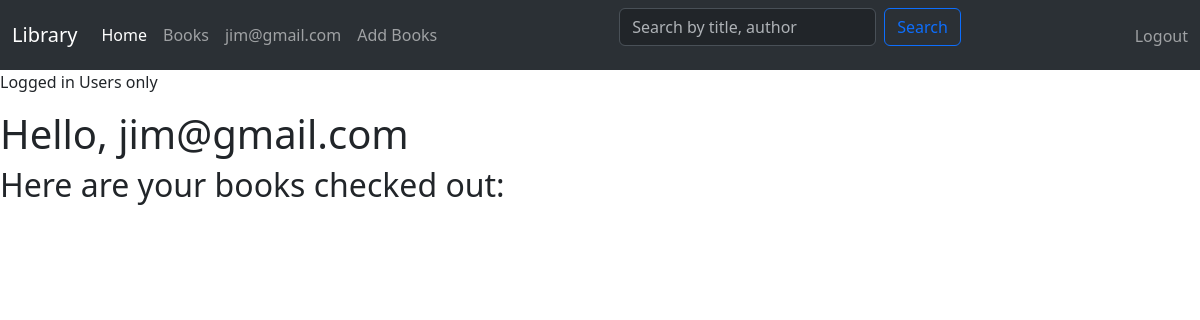
Before: /my_view/ (signed in) with the older database file.
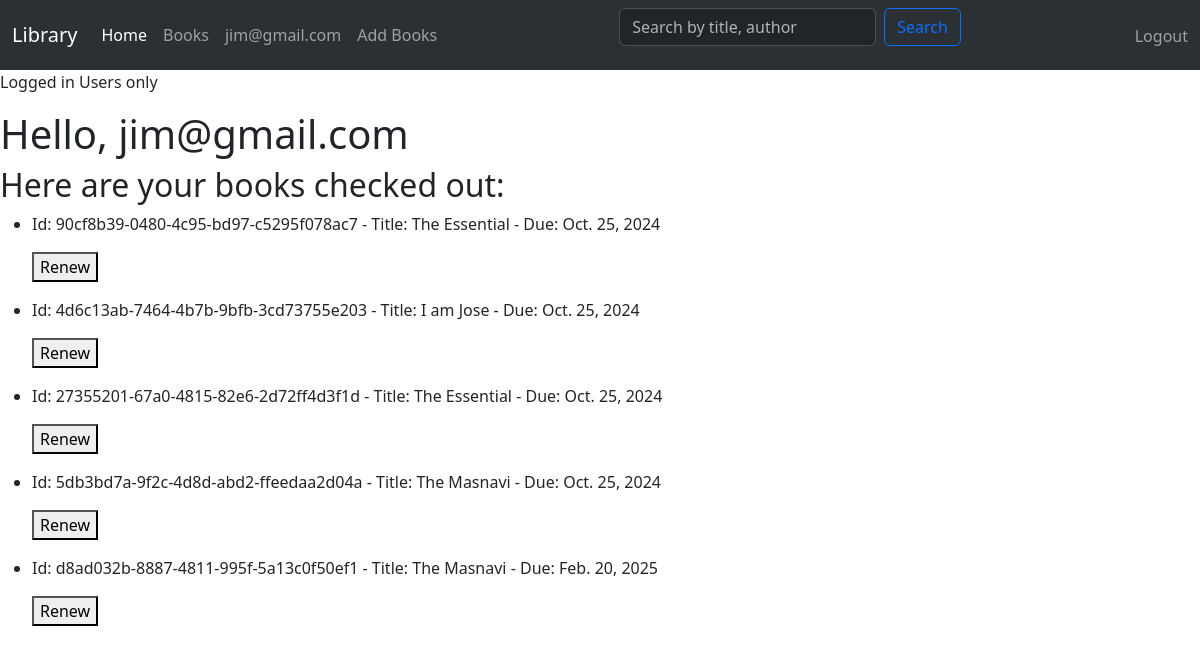
After: the same page with the newer database file.
### catalog/models.py (models this page shows, shortened)
class BookInstance(models.Model):
    id = models.UUIDField(primary_key=True,default=uuid.uuid4)
    book = models.ForeignKey('Book',on_delete=models.RESTRICT,null=True)
    imprint = models.CharField(max_length=200)
    due_back = models.DateField(null=True,blank=True)
    borrower = models.ForeignKey(User,on_delete=models.SET_NULL,null=True)
    LOAN_STATUS = (
        ('m','Maintenance'),
        ('o','On Loan'),
        ('a','Available'),
        ('r','Reserved')
    )
    status = models.CharField(max_length=1,choices=LOAN_STATUS,blank=True,default='m')
    class Meta:
        ordering = ['due_back']

class Book(models.Model):
    title = models.CharField(max_length=200, db_index=True)
    author = models.ForeignKey('Author', on_delete=models.SET_NULL, null=True)
    summary = models.TextField(max_length=600, null=True)
    isbn = models.CharField('ISBN', max_length=13, unique=True)
    genre = models.ManyToManyField(Genre)
    language = models.ForeignKey('Language', on_delete=models.SET_NULL, null=True)

### catalog/views.py (the view)
# urls.py: path('my_view/', views.CheckedOutBooksByUserView.as_view(), name='my_view'),
class CheckedOutBooksByUserView(LoginRequiredMixin,ListView):
    model = BookInstance
    template_name = 'catalog/my_view.html'
    paginate_by = 5 #5 book instances per page
    def get_queryset(self):
        return BookInstance.objects.filter(borrower=self.request.user).order_by('due_back')

### catalog/templates/catalog/my_view.html (shortened to what this page needs)
{% extends "catalog/index.html" %}
{% block content %}
<p>Logged in Users only</p>
<h1> Hello, {{ user.get_username }} </h1>
<h2>Here are your books checked out:</h2>
{% for book_instance in bookinstance_list %}
<ul>
    <li>
        <p>Id: {{ book_instance.id }} - Title: {{ book_instance.book.title }} - Due: {{ book_instance.due_back }}</p>
        <form action="{% url 'catalog:renew_book' book_instance.id %}" method="post">
            <button type="submit">Renew</button>
        </form>
    </li>
</ul>
{% endfor %}
{% endblock content %}

### catalog/templates/catalog/index.html (shortened to what this page needs)
<html lang="en">
<head>
    <link href="https://cdn.jsdelivr.net/npm/bootstrap@5.3.3/dist/css/bootstrap.min.css" rel="stylesheet">
</head>
<body>
    <nav class="navbar navbar-expand-lg bg-body-tertiary" data-bs-theme="dark">
        <div class="container-fluid">
            <a class="navbar-brand" href="{% url 'catalog:index' %}">Library</a>
            <div class="collapse navbar-collapse" id="navbarNav">
                <ul class="navbar-nav">
                    <li class="nav-item">
                        <a class="nav-link active" aria-current="page" href="{% url 'catalog:index' %}">Home</a>
                    </li>
                    <li class="nav-item">
                        <a class="nav-link" href=" {% url 'catalog:book_list' %}">Books</a>
                    </li>
                    <li class="nav-item">
                        <a class="nav-link" href="{% url 'catalog:my_view' %}">{{user.get_username}}</a>
                    </li>
                    <li class="nav-item">{% if user.is_authenticated %}
                        <a class="nav-link"  href="{% url 'catalog:create_book' %}"aria-disabled="true">Add Books</a>
                        {% else %}
                        <a class="nav-link disabled" aria-disabled="true">Add Books</a>
                    </li>
                    {% endif %}
                </ul>
            <form action="{% url 'catalog:search_results' %}" method="get" class="d-flex ms-auto">
                <input type="text" name="q" placeholder="Search by title, author" class="form-control me-2">
                <button type="submit" class="btn btn-outline-primary">Search</button>
            </form>
                <div class="ms-auto">
                    <ul class="navbar-nav">
                        <li class="nav-item">
                            {% if user.is_authenticated %}
                            <form action="{% url 'logout' %}" method="post" style="display:inline;">
                                <button type="submit" class="btn btn-link nav-link" style="display:inline; padding:0; background:none; border:none;">Logout</button>
                            </form>
                            {% else %}
                            <a class="nav-link" href="{% url 'login' %}">Login</a>
                            {% endif %}
                        </li>
                    </ul>
                </div>
            </div>
        </div>
    </nav>
    {% block content %}{% endblock content %}
</html>

Changed rows visible on the page:
now on this page (row edited): BookInstance: id "90cf8b39-0480-4c95-bd97-c5295f078ac7", book "The Essential", due_back "Oct. 25, 2024"
now on this page (row edited): BookInstance: id "4d6c13ab-7464-4b7b-9bfb-3cd73755e203", book "I am Jose", due_back "Oct. 25, 2024"
added BookInstance: id "27355201-67a0-4815-82e6-2d72ff4d3f1d", book "The Essential", due_back "Oct. 25, 2024"
added BookInstance: id "5db3bd7a-9f2c-4d8d-abd2-ffeedaa2d04a", book "The Masnavi", due_back "Oct. 25, 2024"
added BookInstance: id "d8ad032b-8887-4811-995f-5a13c0f50ef1", book "The Masnavi", due_back "Feb. 20, 2025"
